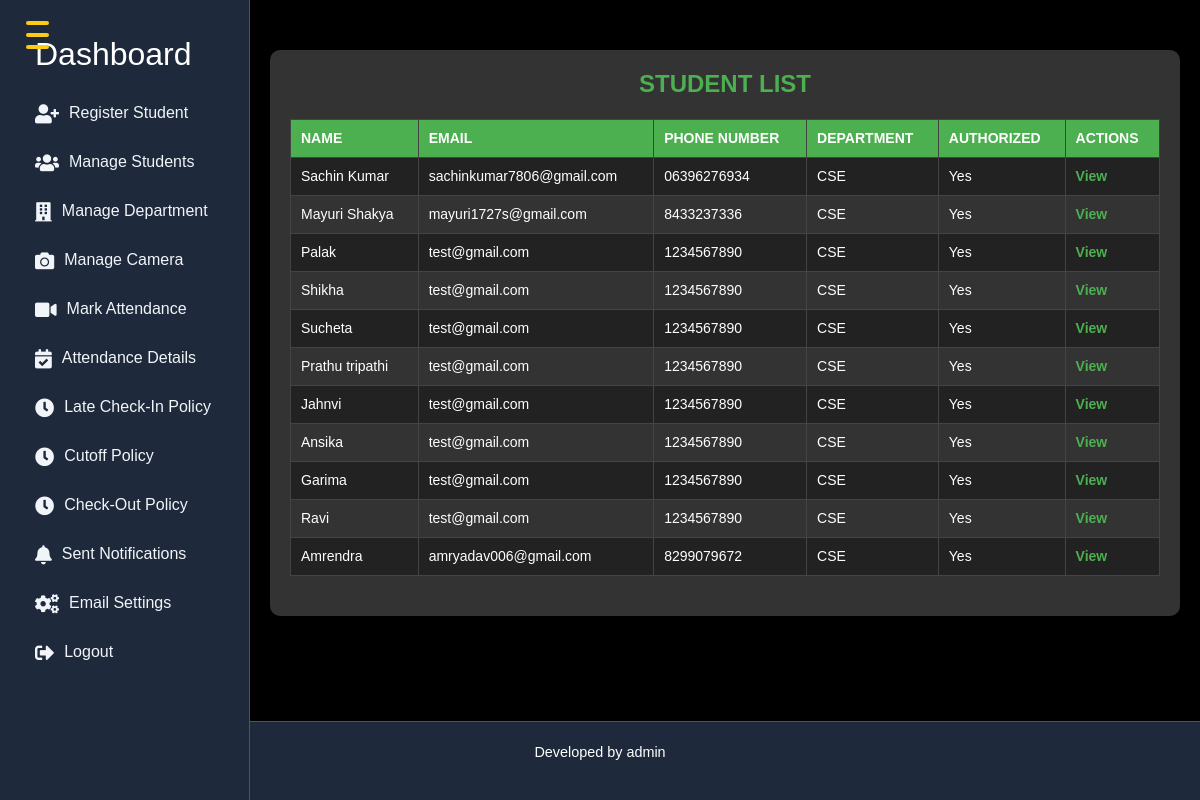
/students/ (signed in), run on the app's committed database.
### app1/models.py (models this page shows, shortened)
class Student(models.Model):
    name = models.CharField(max_length=255)
    email = models.EmailField(max_length=255)
    phone_number = models.CharField(max_length=15)
    face_embedding = models.JSONField(blank=True, null=True)
    authorized = models.BooleanField(default=False)
    roll_no = models.CharField(max_length=20,unique=True)
    address = models.TextField()
    date_of_birth = models.DateField()
    joining_date = models.DateField()
    mother_name = models.CharField(max_length=255)
    father_name = models.CharField(max_length=255)
    department = models.ManyToManyField(Department, related_name="students")

class Department(models.Model):
    name = models.CharField(max_length=255)
    description = models.TextField()

### app1/views.py (the view)
# urls.py: path('students/', views.student_list, name='student-list'),
@staff_member_required
def student_list(request):
    students = Student.objects.all()
    return render(request, 'student_list.html', {'students': students})

### templates/student_list.html (shortened to what this page needs)
{% extends 'base.html' %}
{% block content %}
<link href="https://maxcdn.bootstrapcdn.com/bootstrap/4.5.2/css/bootstrap.min.css" rel="stylesheet">
<link rel="stylesheet" href="https://cdnjs.cloudflare.com/ajax/libs/font-awesome/5.15.4/css/all.min.css">
<div class="container">
    <h1>Student List</h1>
    <table>
        <thead>
            <tr>
                <th>Name</th>
                <th>Email</th>
                <th>Phone Number</th>
                <th>Department</th>
                <th>Authorized</th>
                <th>Actions</th>
            </tr>
        </thead>
        <tbody>
            {% for student in students %}
            <tr>
                <td>{{ student.name }}</td>
                <td>{{ student.email }}</td>
                <td>{{ student.phone_number }}</td>
                <td>
                    {% for department in student.department.all %}
                    <span>{{ department.name }}</span>{% if not forloop.last %}, {% endif %}
                    {% endfor %}
                </td>
                <td>{% if student.authorized %} Yes {% else %} No {% endif %}</td>
                <td class="actions">
                    <a href="{% url 'student-authorize' pk=student.pk %}">View</a>
                </td>
            </tr>
            {% endfor %}
        </tbody>
    </table>
</div>
{% endblock %}

### templates/base.html (shortened to what this page needs)
<!DOCTYPE html>
{% load static %}
<html lang="en">
<head>
    <link rel="stylesheet" href="https://cdnjs.cloudflare.com/ajax/libs/font-awesome/6.5.0/css/all.min.css">
    <link rel="stylesheet" href="{% static 'css/home.css' %}">
</head>
<body>
    <div class="sidebar" id="sidebar">
        <h2><a href="/" style="color: inherit; text-decoration: none;">Dashboard</a></h2>
        {% if user.is_authenticated %}
            <a href="{% url 'register_student' %}"><i class="fas fa-user-plus"></i> Register Student</a>
            <a href="{% url 'student-list' %}"><i class="fas fa-users"></i> Manage Students</a>
            <a href="{% url 'department_list' %}"><i class="fas fa-building"></i> Manage Department</a>
            <a href="{% url 'camera_config_list' %}"><i class="fas fa-camera"></i> Manage Camera</a>
            <a href="{% url 'capture_and_recognize_with_cam' %}"><i class="fas fa-video"></i>Mark Attendance</a>
            <a href="{% url 'student_attendance_list' %}"><i class="fas fa-calendar-check"></i> Attendance Details</a>
            <a href="{% url 'late_checkin_policy_list' %}"><i class="fas fa-clock"></i> Late Check-In Policy</a>
            <a href="{% url 'cutoff_policy_list' %}"><i class="fas fa-clock"></i> Cutoff Policy</a>
            <a href="{% url 'settings_list' %}"><i class="fas fa-clock"></i> Check-Out Policy</a>
            <a href="{% url 'send_attendance_notifications' %}"><i class="fas fa-bell"></i> Sent Notifications</a>
            <a href="{% url 'view_email_configs' %}"><i class="fas fa-cogs"></i> Email Settings</a>
            <a href="{% url 'logout' %}"><i class="fas fa-sign-out-alt"></i> Logout</a>
        {% else %}
            <a href="{% url 'login' %}"><i class="fas fa-sign-in-alt"></i> Login</a>
        {% endif %}
    </div>
    <button class="toggle-btn" id="toggle-btn">
        <span></span>
        <span></span>
        <span></span>
    </button>
    <div class="main-content" id="main-content">
        {% block content %}{% endblock %}
    </div>
    <footer>
        {% if user.is_authenticated %}
        <p>Developed by {{ user.username }} </p>
        {% endif %}
    </footer>
</body>
</html>

### static/css/home.css (style rules this page uses)
:root { --primary-bg: #0f172a; --sidebar-bg: #1e293b; --accent-gold: #facc15; --text-light: #f1f5f9; --text-muted: #cbd5e1; --hover-bg: rgba(250, 204, 21, 0.1); --glass-bg: rgba(255, 255, 255, 0.05); --border-color: rgba(255, 255, 255, 0.2); }
body, html { margin: 0; padding: 0; font-family: 'Segoe UI', sans-serif; background-color: var(--primary-bg); color: var(--text-light); display: flex; flex-direction: column; min-height: 100vh; }
.sidebar { width: 250px; background-color: var(--sidebar-bg); padding: 20px; height: 100vh; position: fixed; overflow-y: auto; border-right: 1px solid var(--border-color); transition: transform 0.3s ease, width 0.3s ease; z-index: 1000; }
.sidebar a { display: flex; align-items: center; color: var(--text-light); text-decoration: none; padding: 10px 15px; margin: 5px 0; border-radius: 8px; transition: background-color 0.3s, transform 0.2s; }
.sidebar a i { margin-right: 10px; font-size: 1.2em; }
.toggle-btn { position: fixed; top: 20px; left: 20px; display: flex; flex-direction: column; justify-content: space-between; width: 35px; height: 30px; cursor: pointer; background: none; border: none; z-index: 1100; }
.toggle-btn span { width: 100%; height: 4px; background-color: var(--accent-gold); border-radius: 4px; transition: transform 0.3s ease, opacity 0.3s ease; }
.main-content { margin-left: 250px; padding: 20px; flex-grow: 1; transition: margin-left 0.3s ease; }
footer { background-color: var(--sidebar-bg); text-align: center; padding: 20px; font-size: 0.9em; border-top: 1px solid var(--border-color); margin-top: auto; }

### templates/student_list.html (style rules this page uses)
body { background-color: #000; color: #fff; font-family: Arial, sans-serif; }
.container { max-width: 1000px; margin: 30px auto; background: #333; padding: 20px; border-radius: 10px; box-shadow: 0 8px 20px rgba(0, 0, 0, 0.25); }
.container h1 { font-size: 24px; font-weight: bold; margin-bottom: 20px; color: #4caf50; text-align: center; text-transform: uppercase; }
table { width: 100%; border-collapse: collapse; margin: 20px 0; background: #222; font-size: 14px; text-align: left; }
table th, table td { padding: 8px 10px; border: 1px solid #444; }
table th { background-color: #4caf50; color: #fff; text-transform: uppercase; font-weight: bold; }
table tr:nth-child(even) { background-color: #333; }
.actions a { text-decoration: none; color: #4caf50; font-weight: bold; transition: color 0.3s ease-in-out; }

### data on the page
Student: name "Sachin Kumar", email "sachinkumar7806@gmail.com", phone_number "06396276934", authorized "Yes"
Department: name "CSE"
Student: name "Mayuri Shakya", email "mayuri1727s@gmail.com", phone_number "8433237336", authorized "Yes"
Student: name "Palak", email "test@gmail.com", phone_number "1234567890", authorized "Yes"
Student: name "Shikha", email "test@gmail.com", phone_number "1234567890", authorized "Yes"
Student: name "Sucheta", email "test@gmail.com", phone_number "1234567890", authorized "Yes"
Student: name "Prathu tripathi", email "test@gmail.com", phone_number "1234567890", authorized "Yes"
Student: name "Jahnvi", email "test@gmail.com", phone_number "1234567890", authorized "Yes"
Student: name "Ansika", email "test@gmail.com", phone_number "1234567890", authorized "Yes"
Student: name "Garima", email "test@gmail.com", phone_number "1234567890", authorized "Yes"
Student: name "Ravi", email "test@gmail.com", phone_number "1234567890", authorized "Yes"
Student: name "Amrendra", email "amryadav006@gmail.com", phone_number "8299079672", authorized "Yes"

### other printed values
{{ user.username }} "admin"
